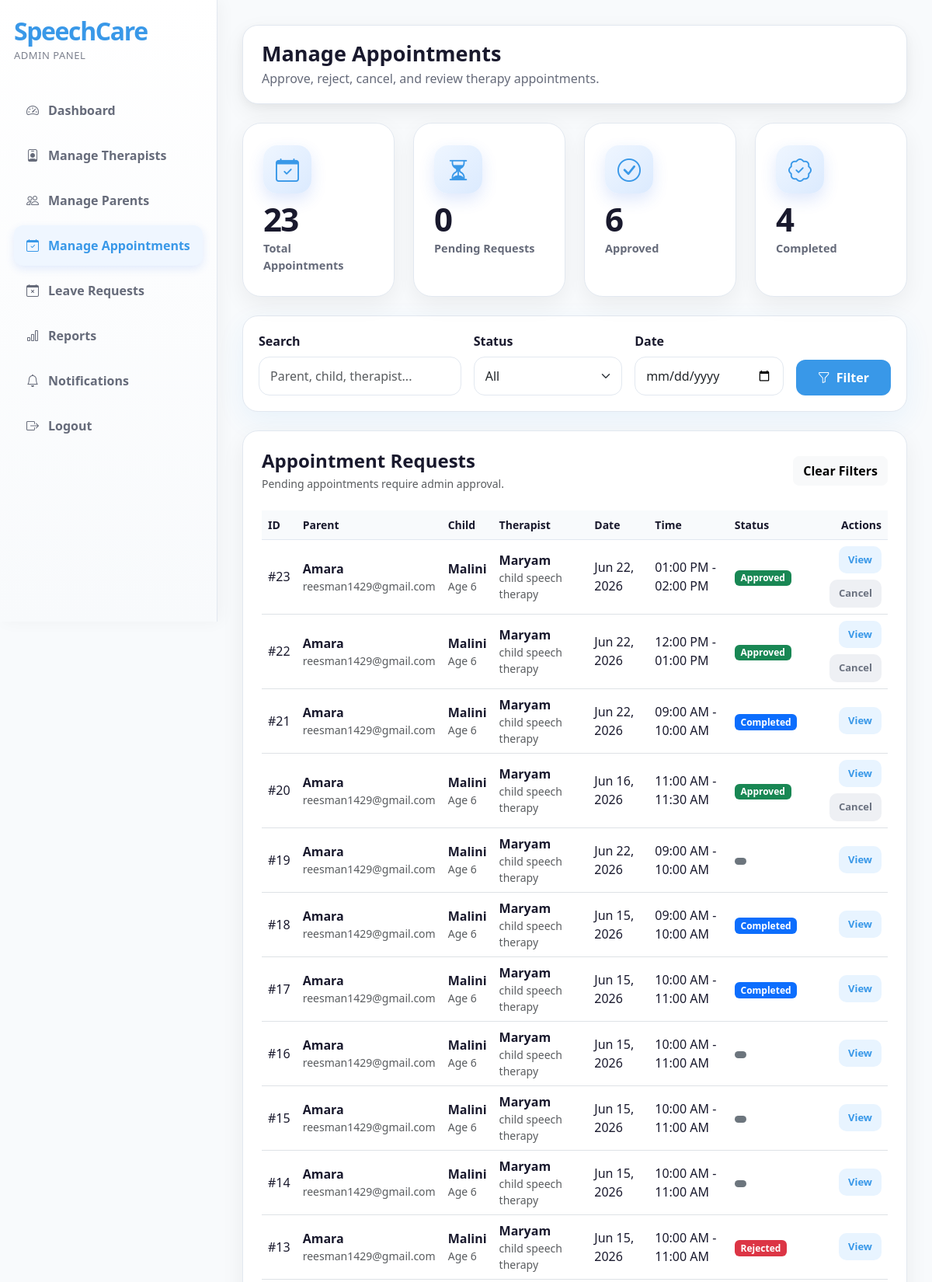
Page /admin/manage-appointments.php (signed in, upper part) on the committed database.
### tables this page shows
CREATE TABLE `appointments` (
  `appointment_id` int(11) NOT NULL,
  `parent_id` int(11) NOT NULL,
  `child_id` int(11) NOT NULL,
  `therapist_id` int(11) NOT NULL,
  `slot_id` int(11) NOT NULL,
  `appointment_date` date NOT NULL,
  `start_time` time NOT NULL,
  `end_time` time NOT NULL,
  `status` enum('pending','approved','rejected','completed','needs_rescheduling') DEFAULT 'pending',
  `parent_message` text DEFAULT NULL,
  `admin_note` text DEFAULT NULL,
  `rejection_reason` text DEFAULT NULL,
  `reschedule_reason` text DEFAULT NULL,
  `created_at` timestamp NOT NULL DEFAULT current_timestamp(),
  `updated_at` timestamp NOT NULL DEFAULT current_timestamp() ON UPDATE current_timestamp(),
  `parent_24hr_reminder_sent` tinyint(1) DEFAULT 0,
  `therapist_24hr_reminder_sent` tinyint(1) DEFAULT 0
);

CREATE TABLE `parents` (
  `parent_id` int(11) NOT NULL,
  `full_name` varchar(150) NOT NULL,
  `email` varchar(150) NOT NULL,
  `phone` varchar(30) NOT NULL,
  `address` text DEFAULT NULL,
  `password` varchar(255) NOT NULL,
  `status` enum('active','blocked') DEFAULT 'active',
  `created_at` timestamp NOT NULL DEFAULT current_timestamp(),
  `updated_at` timestamp NOT NULL DEFAULT current_timestamp() ON UPDATE current_timestamp()
);

CREATE TABLE `children` (
  `child_id` int(11) NOT NULL,
  `parent_id` int(11) NOT NULL,
  `child_name` varchar(150) NOT NULL,
  `age` int(11) NOT NULL,
  `gender` enum('male','female','other') NOT NULL,
  `speech_concern` text NOT NULL,
  `previous_therapy_history` text DEFAULT NULL,
  `additional_notes` text DEFAULT NULL,
  `created_at` timestamp NOT NULL DEFAULT current_timestamp(),
  `updated_at` timestamp NOT NULL DEFAULT current_timestamp() ON UPDATE current_timestamp()
);

CREATE TABLE `therapists` (
  `therapist_id` int(11) NOT NULL,
  `full_name` varchar(150) NOT NULL,
  `email` varchar(150) NOT NULL,
  `phone` varchar(30) NOT NULL,
  `qualification` varchar(150) NOT NULL,
  `specialization` varchar(150) NOT NULL,
  `experience` varchar(100) DEFAULT NULL,
  `password` varchar(255) DEFAULT NULL,
  `status` enum('active','inactive') DEFAULT 'active',
  `created_at` timestamp NOT NULL DEFAULT current_timestamp(),
  `updated_at` timestamp NOT NULL DEFAULT current_timestamp() ON UPDATE current_timestamp(),
  `reset_token` varchar(255) DEFAULT NULL,
  `token_expiry` datetime DEFAULT NULL
);

### admin/manage-appointments.php (the view, shortened to what the rows shown need)
<?php
include "../includes/auth_admin.php";
include "../includes/functions.php";
$where_sql = "";
$appointments_sql = "SELECT
                        a.appointment_id,
                        a.parent_id,
                        a.child_id,
                        a.therapist_id,
                        a.slot_id,
                        a.appointment_date,
                        a.start_time,
                        a.end_time,
                        a.status,
                        a.parent_message,
                        a.admin_note,
                        a.rejection_reason,
                        a.reschedule_reason,
                        a.created_at,
                        p.full_name AS parent_name,
                        p.email AS parent_email,
                        p.phone AS parent_phone,
                        c.child_name,
                        c.age,
                        c.gender,
                        c.speech_concern,
                        c.previous_therapy_history,
                        c.additional_notes,
                        t.full_name AS therapist_name,
                        t.specialization,
                        sn.note_id,
                        sn.session_activities,
                        sn.child_performance,
                        sn.progress_notes,
                        sn.home_practice,
                        sn.next_session_recommendation
                    FROM appointments a
                    INNER JOIN parents p ON a.parent_id = p.parent_id
                    INNER JOIN children c ON a.child_id = c.child_id
                    INNER JOIN therapists t ON a.therapist_id = t.therapist_id
                    LEFT JOIN session_notes sn ON a.appointment_id = sn.appointment_id
                    $where_sql
                    ORDER BY a.created_at DESC";
$appointments_stmt = mysqli_prepare($conn, $appointments_sql);
mysqli_stmt_execute($appointments_stmt);
$appointments_result = mysqli_stmt_get_result($appointments_stmt);
?>
<!DOCTYPE html>
<html lang="en">
<head>
    <link href="https://cdn.jsdelivr.net/npm/bootstrap@5.3.3/dist/css/bootstrap.min.css" rel="stylesheet">
    <link href="https://cdn.jsdelivr.net/npm/bootstrap-icons@1.11.3/font/bootstrap-icons.css" rel="stylesheet">
    <link rel="stylesheet" href="../assets/css/dashboard.css">
</head>
<body>
<div class="dashboard-wrapper">
    <main class="main-content">
        <div class="top-bar d-flex justify-content-between align-items-center flex-wrap gap-3">
            <div>
                <h1 class="page-title">Manage Appointments</h1>
            </div>
        </div>
        <div class="content-card">
            <div class="table-responsive">
                <table class="table align-middle">
                    <thead>
                        <tr>
                            <th>ID</th>
                            <th>Parent</th>
                            <th>Child</th>
                            <th>Therapist</th>
                            <th>Date</th>
                            <th>Time</th>
                            <th>Status</th>
                            <th class="text-end">Actions</th>
                        </tr>
                    </thead>
                    <tbody>
                        <?php if (mysqli_num_rows($appointments_result) > 0) { ?>
                            <?php while ($appointment = mysqli_fetch_assoc($appointments_result)) { ?>
                                <?php
                                    $view_modal_id = "viewAppointmentModal" . $appointment["appointment_id"];
                                ?>
                                <tr>
                                    <td>#<?php echo escapeOutput($appointment["appointment_id"]); ?></td>
                                    <td>
                                        <strong><?php echo escapeOutput($appointment["parent_name"]); ?></strong>
                                        <div class="small text-muted">
                                            <?php echo escapeOutput($appointment["parent_email"]); ?>
                                        </div>
                                    </td>
                                    <td>
                                        <strong><?php echo escapeOutput($appointment["child_name"]); ?></strong>
                                        <div class="small text-muted">
                                            Age <?php echo escapeOutput($appointment["age"]); ?>
                                        </div>
                                    </td>
                                    <td>
                                        <strong><?php echo escapeOutput($appointment["therapist_name"]); ?></strong>
                                        <div class="small text-muted">
                                            <?php echo escapeOutput($appointment["specialization"]); ?>
                                        </div>
                                    </td>
                                    <td><?php echo formatDateNice($appointment["appointment_date"]); ?></td>
                                    <td>
                                        <?php echo formatTimeNice($appointment["start_time"]); ?>
                                        -
                                        <?php echo formatTimeNice($appointment["end_time"]); ?>
                                    </td>
                                    <td>
                                        <span class="badge <?php echo getAppointmentStatusBadgeClass($appointment["status"]); ?>">
                                            <?php echo displayStatusText($appointment["status"]); ?>
                                        </span>
                                    </td>
                                    <td class="text-end">
                                        <div class="d-flex justify-content-end gap-2 flex-wrap">
                                            <button
                                                type="button"
                                                class="small-action-btn btn-view"
                                                data-bs-toggle="modal"
                                                data-bs-target="#<?php echo $view_modal_id; ?>"
                                            >
                                                View
                                            </button>
                                            <?php if (in_array($appointment["status"], ["pending", "approved"])) { ?>
                                                <button
                                                    type="button"
                                                    class="small-action-btn btn-cancel"
                                                    data-bs-toggle="modal"
                                                    data-bs-target="#cancelAppointmentModal"
                                                    data-appointment-id="<?php echo $appointment["appointment_id"]; ?>"
                                                    data-parent-name="<?php echo escapeOutput($appointment["parent_name"]); ?>"
                                                    data-child-name="<?php echo escapeOutput($appointment["child_name"]); ?>"
                                                    data-therapist-name="<?php echo escapeOutput($appointment["therapist_name"]); ?>"
                                                >
                                                    Cancel
                                                </button>
                                            <?php } ?>
                                        </div>
                                    </td>
                                </tr>
                            <?php } ?>
                        <?php } ?>
                    </tbody>
                </table>
            </div>
        </div>
    </main>
</div>
</body>
</html>

### rows in the picture
appointments: appointment_id "23", parent.full_name "Amara", parent.email "reesman1429@gmail.com", child.child_name "Malini", child.age "6", therapist.full_name "Maryam", therapist.specialization "child speech therapy", appointment_date "Jun 22, 2026", start_time "01:00 PM", end_time "02:00 PM", status "Approved"
appointments: appointment_id "22", parent.full_name "Amara", parent.email "reesman1429@gmail.com", child.child_name "Malini", child.age "6", therapist.full_name "Maryam", therapist.specialization "child speech therapy", appointment_date "Jun 22, 2026", start_time "12:00 PM", end_time "01:00 PM", status "Approved"
appointments: appointment_id "21", parent.full_name "Amara", parent.email "reesman1429@gmail.com", child.child_name "Malini", child.age "6", therapist.full_name "Maryam", therapist.specialization "child speech therapy", appointment_date "Jun 22, 2026", start_time "09:00 AM", end_time "10:00 AM", status "Completed"
appointments: appointment_id "20", parent.full_name "Amara", parent.email "reesman1429@gmail.com", child.child_name "Malini", child.age "6", therapist.full_name "Maryam", therapist.specialization "child speech therapy", appointment_date "Jun 16, 2026", start_time "11:00 AM", end_time "11:30 AM", status "Approved"
appointments: appointment_id "19", parent.full_name "Amara", parent.email "reesman1429@gmail.com", child.child_name "Malini", child.age "6", therapist.full_name "Maryam", therapist.specialization "child speech therapy", appointment_date "Jun 22, 2026", start_time "09:00 AM", end_time "10:00 AM"
appointments: appointment_id "18", parent.full_name "Amara", parent.email "reesman1429@gmail.com", child.child_name "Malini", child.age "6", therapist.full_name "Maryam", therapist.specialization "child speech therapy", appointment_date "Jun 15, 2026", start_time "09:00 AM", end_time "10:00 AM", status "Completed"
appointments: appointment_id "17", parent.full_name "Amara", parent.email "reesman1429@gmail.com", child.child_name "Malini", child.age "6", therapist.full_name "Maryam", therapist.specialization "child speech therapy", appointment_date "Jun 15, 2026", start_time "10:00 AM", end_time "11:00 AM", status "Completed"
appointments: appointment_id "16", parent.full_name "Amara", parent.email "reesman1429@gmail.com", child.child_name "Malini", child.age "6", therapist.full_name "Maryam", therapist.specialization "child speech therapy", appointment_date "Jun 15, 2026", start_time "10:00 AM", end_time "11:00 AM"
appointments: appointment_id "15", parent.full_name "Amara", parent.email "reesman1429@gmail.com", child.child_name "Malini", child.age "6", therapist.full_name "Maryam", therapist.specialization "child speech therapy", appointment_date "Jun 15, 2026", start_time "10:00 AM", end_time "11:00 AM"
appointments: appointment_id "14", parent.full_name "Amara", parent.email "reesman1429@gmail.com", child.child_name "Malini", child.age "6", therapist.full_name "Maryam", therapist.specialization "child speech therapy", appointment_date "Jun 15, 2026", start_time "10:00 AM", end_time "11:00 AM"
appointments: appointment_id "13", parent.full_name "Amara", parent.email "reesman1429@gmail.com", child.child_name "Malini", child.age "6", therapist.full_name "Maryam", therapist.specialization "child speech therapy", appointment_date "Jun 15, 2026", start_time "10:00 AM", end_time "11:00 AM", status "Rejected"

### other values in the picture
$total_appointments "23"
$pending_appointments "0"
$approved_appointments "6"
$completed_appointments "4"
